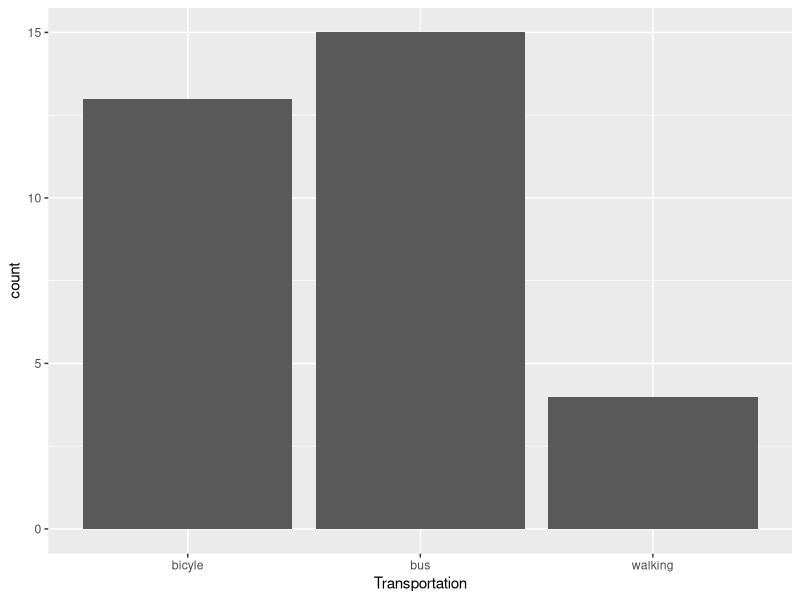
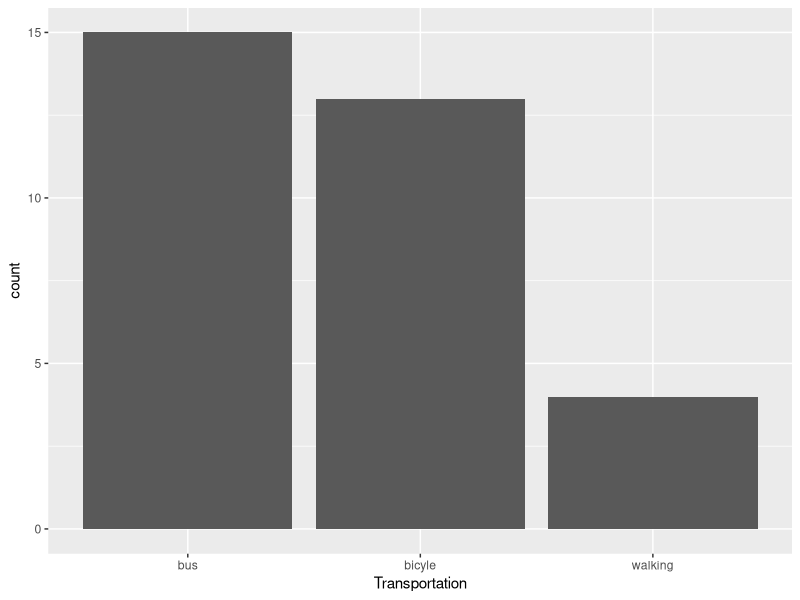

Write the R code that produced these figures, in order.
# install.packages("ggplot2")
# install.packages("forcats")

rm(list = ls())

library(ggplot2)
library(forcats)

transp <- c(
  "bicyle", "bus", "bus", "walking", "bus",
  "bicyle", "bicyle", "bus", "bus", "bus",
  "bicyle", "bus", "bicyle", "bicyle",
  "walking", "bus", "bus", "bicyle", "bicyle",
  "walking", "walking", "bicyle", "bus",
  "bus", "bus", "bus", "bicyle", "bus",
  "bus", "bicyle", "bicyle", "bicyle"
)

dat1 <- data.frame(transp)

ggplot(data = dat1) +
  geom_bar(mapping = aes(x = transp)) +
  xlab("Transportation")

ggplot(data = dat1) +
  geom_bar(mapping = aes(x = fct_infreq(transp))) +
  xlab("Transportation")